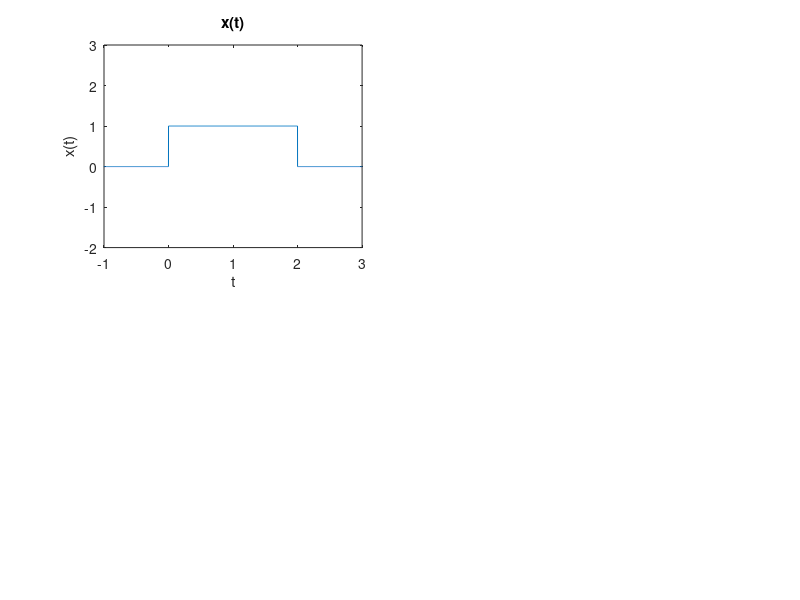

The MATLAB source for this figure: (Note: this script raises an error after producing the figure.)
function [] = Energia_6a()
%Esta función calcula la energía de una función simbólica.

t = (-5:0.001:5); 
y=@(t) (((t>=0) & (t<1)))+(-((t>1) & (t<2)));
x= @(t) ((t>=0) & (t<2));
h=@(t) (((t>=0) & (t<1)))+(-((t>1) & (t<2)))+((t>=0) & (t<2));
g=@(t) (((t>=0) & (t<1)))+(-((t>1) & (t<2)))-((t>=0) & (t<2));
 
subplot(2,2,1)
 plot(t,x(t));
 title('x(t)')
 xlabel('t'); ylabel('x(t)');
 axis ([-1 3 -2 3]);
 ax = gca;
 ax.XAxisLocation = 'origin'; ax.YAxisLocation = 'origin';
 
 subplot(2,2,2)
 plot(t,y(t));
 title('y(t)')
 xlabel('t'); ylabel('y(t)');
 axis ([-1 3 -2 3]);
 ax = gca;
 ax.XAxisLocation = 'origin'; ax.YAxisLocation = 'origin';
 
 subplot(2,2,3)
 plot(t,h(t));
 title('h(t)=x(t)+y(t)')
 xlabel('t'); ylabel('h(t)');
 axis ([-1 3 -2 3]);
 ax = gca;
 ax.XAxisLocation = 'origin'; ax.YAxisLocation = 'origin';
 
  subplot(2,2,4)
 plot(t,g(t));
 title('g(t)=x(t)-y(t)')
 xlabel('t'); ylabel('g(t)');
 axis ([-1 3 -2 3]);
 ax = gca;
 ax.XAxisLocation = 'origin'; ax.YAxisLocation = 'origin';
 disp('Se muestra la energ{ia de la señal h(t) para el inciso a')
 Energia_6(h)
 disp('Se muestra la energ{ia de la señal h(t) para el inciso a')
 Energia_6(g)
end
